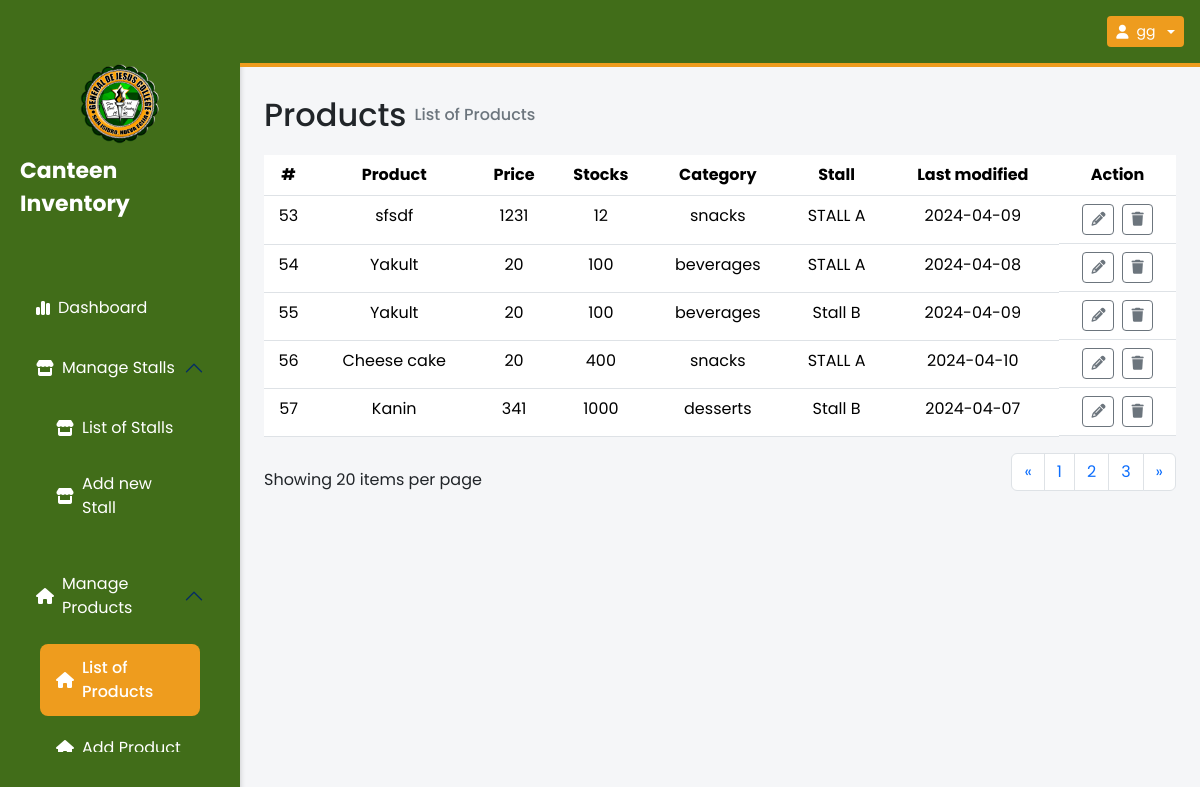
Page /products.php (signed in) on the committed database.
### tables this page shows
CREATE TABLE `products` (
  `id` int(11) NOT NULL,
  `product_name` varchar(255) NOT NULL,
  `price` int(11) NOT NULL,
  `stocks` int(11) NOT NULL,
  `category` varchar(255) NOT NULL,
  `stall_id` int(11) NOT NULL,
  `last_modified` date NOT NULL DEFAULT current_timestamp(),
  `isAvailable` tinyint(1) NOT NULL DEFAULT 1
);

CREATE TABLE `stall` (
  `id` int(11) NOT NULL,
  `stall_name` varchar(255) NOT NULL,
  `stall_owner_id` int(11) NOT NULL,
  `total_products` int(11) NOT NULL,
  `last_modified` date NOT NULL DEFAULT current_timestamp()
);

### products.php (the view, shortened to what this page needs)
<?php
include './db.php';
?>
<!DOCTYPE html>
<html lang="en">
<head>
  <link rel="stylesheet" href="./index.css" />
  <link href="https://cdn.jsdelivr.net/npm/bootstrap@5.3.3/dist/css/bootstrap.min.css" rel="stylesheet" />
</head>
<body>
  <aside>
    <div class="sidebar-logo-container">
      <img src="./images/gjc logo.png" alt="" />
      <p>Canteen Inventory</p>
    </div>
    <ul class="p-0 overflow-auto  ">
      <a href="./index.php" class="text-white  link-underline link-underline-opacity-0">
        <li class="sidebar-link">
          <i class="fa-solid fa-chart-simple"></i>
          <p class="mb-0 ">Dashboard</p>
        </li>
      </a>
      <div class="accordion" id="stallsAccordion">
        <div class="accordion-item">
          <button class="accordion-button d-flex align-items-center gap-2 p-3 bg-transparent text-white shadow-none rounded-2 " type="button" data-bs-toggle="collapse" data-bs-target="#collapseOne" aria-expanded="true" aria-controls="collapseOne">
            <i class="fa-solid fa-store"></i>
            <p class="mb-0 ">Manage Stalls</p>
          </button>
          <div id="collapseOne" class="accordion-collapse collapse show" data-bs-parent="#stallsAccordion">
            <div class="accordion-body pt-0">
              <a href="./stalls.php" class="text-white link-underline link-underline-opacity-0">
                <li class="sidebar-link mt-2 ">
                  <i class="fa-solid fa-store"></i>
                  <p class="mb-0 ">List of Stalls</p>
                </li>
              </a>
              <a href="./addstall.php" class="text-white link-underline link-underline-opacity-0">
                <li class="sidebar-link mt-2 ">
                  <i class="fa-solid fa-store"></i>
                  <p class="mb-0 ">Add new Stall</p>
                </li>
              </a>
            </div>
          </div>
        </div>
      </div>
      <div class="accordion" id="productsAccordion">
        <div class="accordion-item">
          <button class="accordion-button d-flex align-items-center gap-2 p-3 bg-transparent text-white shadow-none rounded-2 " type="button" data-bs-toggle="collapse" data-bs-target="#collapse2" aria-expanded="true" aria-controls="collapse2">
            <i class="fa-solid fa-house"></i>
            <p class="mb-0 ">Manage Products</p>
          </button>
          <div id="collapse2" class="accordion-collapse collapse show" data-bs-parent="#productsAccordion">
            <div class="accordion-body pt-0">
              <a href="./products.php" class="text-white link-underline link-underline-opacity-0">
                <li class="sidebar-link mt-2 active-sidebar-link ">
                  <i class="fa-solid fa-house "></i>
                  <p class="mb-0 ">List of Products</p>
                </li>
              </a>
              <a href="./addproduct.php" class="text-white link-underline link-underline-opacity-0">
                <li class="sidebar-link mt-2 ">
                  <i class="fa-solid fa-house"></i>
                  <p class="mb-0 ">Add Product</p>
                </li>
              </a>
            </div>
          </div>
        </div>
      </div>
    </ul>
  </aside>
  <main style="width: 80%" class="min-vh-100">
    <nav style="background-color: #416d19; border-bottom: 4px solid #ee9c1e" class="sticky-top w-100 p-3 d-flex align-items-center justify-content-between text-white">
      <div>
        <div class="btn-group">
          <button type="button" style="background-color: #ee9c1e" class="btn btn-sm dropdown-toggle text-white d-flex align-items-center gap-2" data-bs-toggle="dropdown" aria-expanded="false">
            <i class="fa-solid fa-user"></i>
            <?php echo $_SESSION['username'] ?>
          </button>
        </div>
      </div>
    </nav>
    <div class="w-100 d-flex flex-column p-4">
      <div class="w-100">
        <div class="d-flex align-items-center gap-2 ">
          <p class="fs-2 fw-medium m-0  ">Products</p>
          <p class="fw-6 text-secondary fw-medium m-0 ">List of Products</p>
        </div>
      </div>
      <div class="w-100 ">
        <table class="table table-hover">
          <thead class="text-center">
            <tr>
              <th scope="col">#</th>
              <th scope="col">Product</th>
              <th scope="col">Price</th>
              <th scope="col">Stocks</th>
              <th scope="col">Category</th>
              <th scope="col">Stall</th>
              <th scope="col">Last modified</th>
              <th scope="col">Action</th>
            </tr>
          </thead>
          <tbody id="products-table" class="text-center">
            <?php
            $sql = "SELECT products.id, products.product_name, products.price, products.stocks, products.category, stall.stall_name, products.last_modified FROM products INNER JOIN stall ON products.stall_id=stall.id";
            $result = $conn->query($sql);
            while ($row = $result->fetch_assoc()) {
              echo "<tr>";
              foreach ($row as $key => $value) {
                echo "<td>" . $value . "</td>";
              }
              echo "<td class='d-flex align-items-center justify-content-center gap-2'>";
              echo "<button data-bs-toggle='modal' data-bs-target='#editProductModal' type='button' class='btn btn-outline-secondary btn-sm'>
              <i class='fa-solid fa-pencil'></i>
              </button>";
              echo "<button data-bs-toggle='modal' data-bs-target='#deleteProductModal' type='button' class='btn btn-outline-secondary btn-sm'>
              <i class='fa-solid fa-trash'></i>
              </button>";
              echo "</td>";
              echo "</tr>";
            }
            ?>
          </tbody>
        </table>
        <nav aria-label="Page navigation example" class="w-100 d-flex align-items-center justify-content-between ">
          <div>
            Showing 20 items per page
          </div>
          <ul class="pagination">
            <li class="page-item">
              <a class="page-link" href="#" aria-label="Previous">
                <span aria-hidden="true">&laquo;</span>
              </a>
            </li>
            <li class="page-item"><a class="page-link" href="#">1</a></li>
            <li class="page-item"><a class="page-link" href="#">2</a></li>
            <li class="page-item"><a class="page-link" href="#">3</a></li>
            <li class="page-item">
              <a class="page-link" href="#" aria-label="Next">
                <span aria-hidden="true">&raquo;</span>
              </a>
            </li>
          </ul>
        </nav>
      </div>
    </div>
  </main>
</body>
</html>

### index.css (style rules this page uses)
* { padding: 0; margin: 0; box-sizing: border-box; font-family: "Poppins", sans-serif; }
body { width: 100%; min-height: 100vh; display: flex; background-color: #f5f6f8 !important; }

### sidebar.css (style rules this page uses)
* { padding: 0; margin: 0; box-sizing: border-box; font-family: "Poppins", sans-serif; }
aside { width: 20%; height: 100vh; display: flex; flex-direction: column; align-items: center; background-color: #416d19; box-shadow: 0 0 6px rgba(0, 0, 0, 0.2); padding: 2rem 20px; position: sticky; top: 0; color: white; }
aside .sidebar-logo-container { display: flex; flex-direction: column; align-items: center; gap: 4px; margin: 2rem 0 1rem 0; }
aside .sidebar-logo-container img { width: 80px; }
aside .sidebar-logo-container p { font-size: 22px; font-weight: bold; margin-top: 6px; }
aside ul { width: 100%; display: flex; flex-direction: column; gap: 8px; margin-top: 2rem; }
.sidebar-link { display: flex; align-items: center; gap: 8px; padding: 12px 16px; border-radius: 8px; cursor: pointer; transition: background-color 0.1s ease-in-out, color 0.1s ease-in-out, font-weight 0.1s ease-in-out; }
.accordion-button:hover, .sidebar-link:hover, .active-sidebar-link { background-color: #ee9c1e !important; color: white; font-weight: 500; }
.accordion .accordion-item { border: none; background-color: transparent; color: white; }
.accordion-button::after { color: white; }

### rows in the picture
products: id "53", product_name "sfsdf", price "1231", stocks "12", category "snacks", stall.stall_name "STALL A", last_modified "2024-04-09"
products: id "54", product_name "Yakult", price "20", stocks "100", category "beverages", stall.stall_name "STALL A", last_modified "2024-04-08"
products: id "55", product_name "Yakult", price "20", stocks "100", category "beverages", stall.stall_name "Stall B", last_modified "2024-04-09"
products: id "56", product_name "Cheese cake", price "20", stocks "400", category "snacks", stall.stall_name "STALL A", last_modified "2024-04-10"
products: id "57", product_name "Kanin", price "341", stocks "1000", category "desserts", stall.stall_name "Stall B", last_modified "2024-04-07"

### other values in the picture
$_SESSION['username'] "gg"
